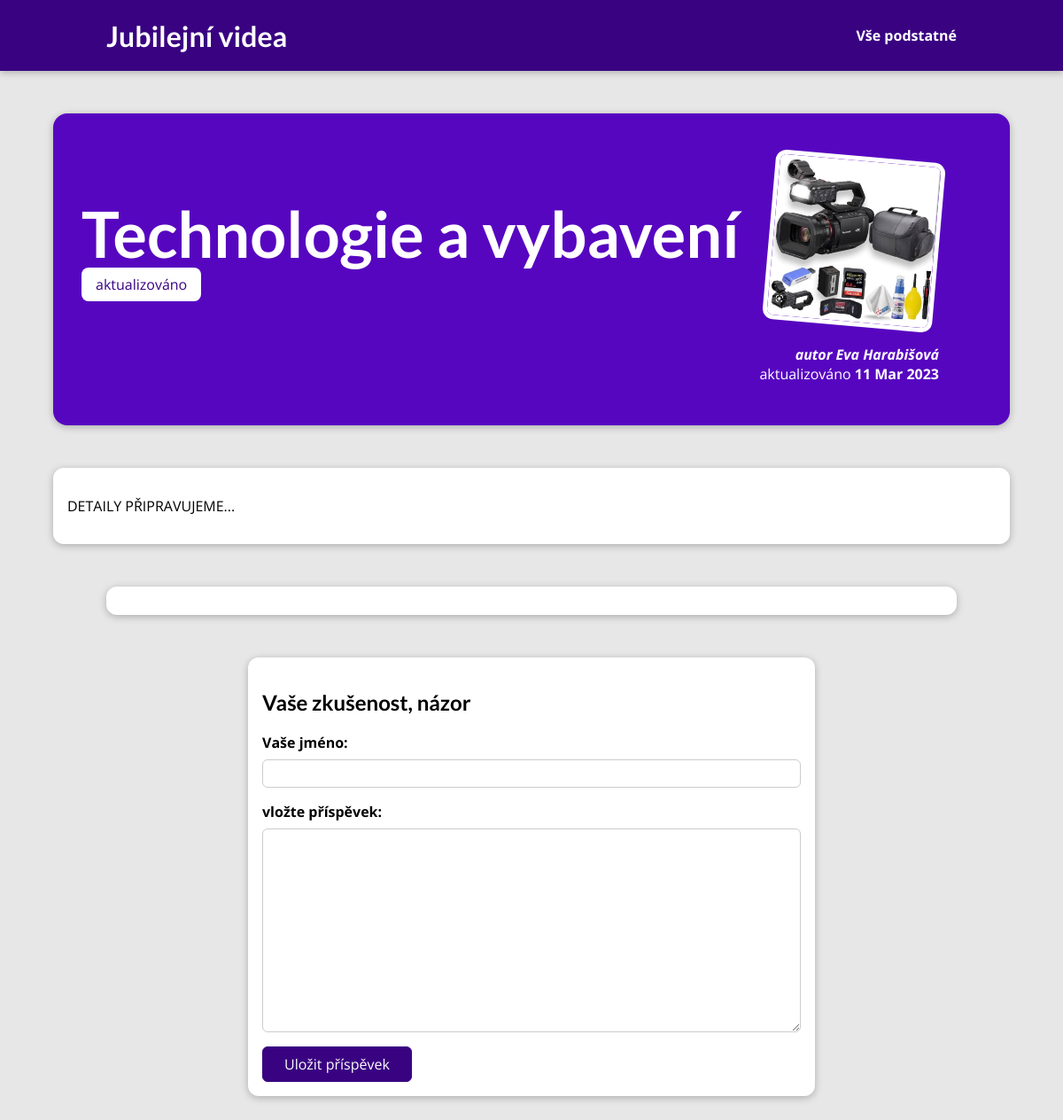
Page /posts/technologie-a-vybaveni on the committed database.
### blog/models.py (models this page shows, shortened)
class Post(models.Model):
    title = models.CharField(max_length=150)
    excerpt = models.CharField(max_length=200)
    image = models.ImageField(upload_to="posts", null=True)
    date = models.DateField(auto_now=True)
    slug = models.SlugField(unique=True)
    content = models.TextField(validators=[MinLengthValidator(10)])
    author = models.ForeignKey(Author, null=True, on_delete=models.SET_NULL, related_name="posts")
    tags = models.ManyToManyField(Tag)

class Tag(models.Model):
    caption = models.CharField(max_length=20)

class Author(models.Model):
    first_name = models.CharField(max_length=100)
    last_name = models.CharField(max_length=100)
    email_address = models.EmailField()
    def full_name(self):
        return f"{self.first_name} { self.last_name }"
    def __str__(self):
        return self.full_name()

### blog/views.py (the view, shortened to what this page needs)
# urls.py: path("posts/<slug:slug>", views.SinglePostView.as_view(), name="post-detail-page")
class SinglePostView(View):
    def get(self, request, slug):
        post = Post.objects.get(slug=slug)
        context = {
            "post": post,
            "post_tags": post.tags.all(),
            "comment_form": CommentForm(),
            "comments": post.comments.all().order_by("-id")[:3]
        }
        return render(request, "blog/post-detail.html", context)

### blog/forms.py
class CommentForm(forms.ModelForm):
    class Meta:
        model = Comment
        exclude = ["post"]
        labels = {
            "user_name": "Vaše jméno",
            "user_email": "Váš email",
            "text": "vložte příspěvek",
            }
        error_messages = {
            "user_name": {
                "required": "pole nemůže být prázdné, prosím vyplňte jméno",
                "max_length": "Vaše jméno je příliš dlouhé, zadejte prosím kratší verzi"
            },
            "text": {
                "required": "pole nemůže být prázdné, prosím vyplňte textové pole",
                "max_length": "Váš komentář je příliš dlouhý, zadejte prosím kratší verzi. Maximálně 400 znaků"
            }
        }

### blog/templates/blog/post-detail.html (shortened to what this page needs)
{% extends 'base.html' %}
{% load static %}
{% block css_styles %}
<link rel="stylesheet" href="{% static "blog/post-detail.css" %}" />
{% endblock css_styles %}
{% block content %}
<section id="summary">
    <h2>{{ post.title }}</h2>
    <div>
        {% for tag in post_tags %}
        <span class="tag">{{ tag.caption }}</span>
        {% endfor %}
    </div>
    <article>
        <img src="{{ post.image.url }}" alt="{{ post.title }}"/>
        <address>autor <a href="mailto:{{ post.author.email_address }}">{{ post.author }}</a></address>
        <div>
            aktualizováno <time>{{ post.date|date:"d M Y" }}</time>
        </div>
    </article>
</section>
<main>
    {{ post.content|linebreaks }}
</main>
<section id="comments">
</section>
<section id="comment-form">
    <h2>Vaše zkušenost, názor</h2>
    <form action="{% url "post-detail-page" post.slug %}" method="POST">
        {% for form_field in comment_form %}
        <div class="form-control {% if form_field.errors %}invalid{% endif %}">
            {{ form_field.label_tag }}
            {{ form_field }}
        </div>
        {% endfor %}
        <button>Uložit příspěvek</button>
    </form>
</section>
{% endblock content %}

### static/app.css (style rules this page uses)
* { box-sizing: border-box; }
html { font-family: 'Open Sans', 'Lato', sans-serif; }
body { margin: 0; }
h1, h2, h3 { font-family: 'Lato', sans-serif; font-weight: bold; }

### blog/static/blog/post-detail.css (style rules this page uses)
body { background-color: #e7e7e7; }
#summary { margin: 8rem auto 3rem auto; padding: 2rem; width: 90%; max-width: 90rem; border-radius: 16px; background-color: #5706c0; position: relative; box-shadow: 0 2px 8px rgba(0, 0, 0, 0.25); height: 22rem; }
#summary h2 { color: white; font-size: 4.5rem; margin-bottom: 0.25rem; }
#summary article { position: absolute; top: 2rem; right: 3rem; padding: 1rem 2rem; border-radius: 12px; text-align: right; color: white; }
#summary article img { width: 12rem; height: 12rem; border-radius: 12px; transform: rotateZ(5deg); border: 5px solid white; margin-bottom: 1rem; }
#summary address { font-weight: bold; }
#summary a { color: white; text-decoration: none; }
#summary time { font-weight: bold; }
main { width: 90%; max-width: 90rem; margin: 3rem auto; background-color: white; padding: 1rem; border-radius: 12px; box-shadow: 0 2px 8px rgba(0, 0, 0, 0.25); }
.tag { background-color: white; color: #390281; padding: 0.5rem 1rem; border-radius: 8px; }
#comment-form { margin: 3rem auto; width: 90%; max-width: 40rem; border-radius: 12px; background-color: white; box-shadow: 0 2px 8px rgba(0, 0, 0, 0.25); padding: 1rem; }
#comment-form button { font: inherit; background-color: #390281; color: white; border: 1px solid #390281; padding: 0.5rem 1.5rem; border-radius: 6px; cursor: pointer; }
.form-control { margin-bottom: 1rem; }
.form-control label { font-weight: bold; margin-bottom: 0.5rem; display: block; }
.form-control input, .form-control textarea { display: block; width: 100%; font: inherit; padding: 0.25rem; border-radius: 6px; border: 1px solid #ccc; }
#comments { margin: 3rem auto; width: 90%; max-width: 60rem; border-radius: 12px; background-color: white; box-shadow: 0 2px 8px rgba(0, 0, 0, 0.25); padding: 1rem 2rem; }

### rows in the picture
Post: title "Technologie a vybavení", image (picture), author "Eva Harabišová", date "11 Mar 2023", content "DETAILY PŘIPRAVUJEME..."
Tag: caption "aktualizováno"
